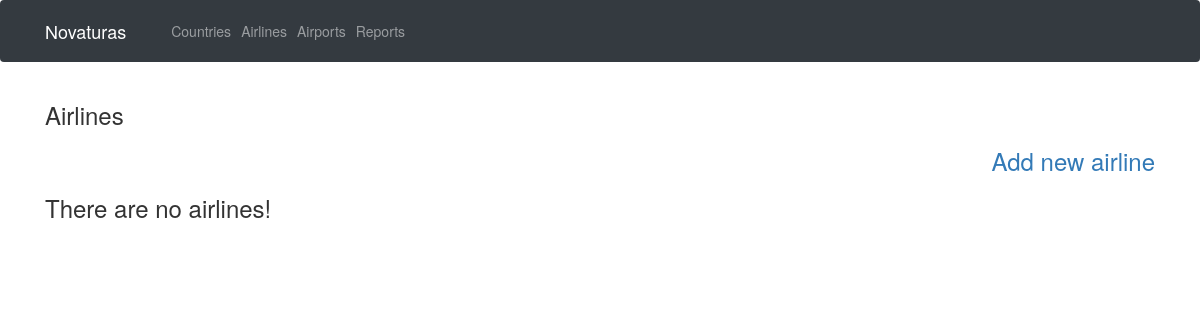
/airlines.php, run on an earlier commit of the app's database.
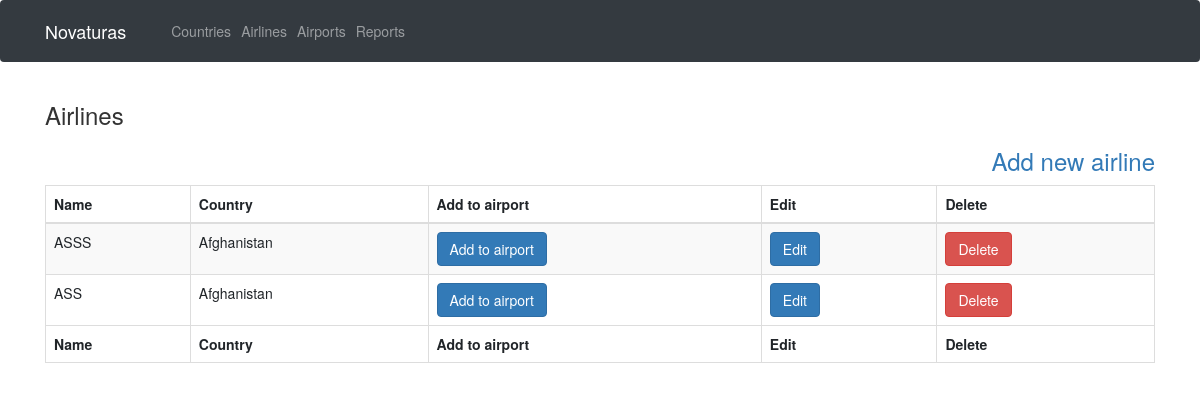
And on a later commit of the database.
### tables this page shows
CREATE TABLE `airlines` (
  `id` int(11) NOT NULL,
  `name` varchar(100) NOT NULL,
  `countryId` int(11) NOT NULL
);

CREATE TABLE `country` (
  `id` int(11) NOT NULL,
  `iso` varchar(100) NOT NULL,
  `name` varchar(100) NOT NULL
);

### sql.php (called while the page is built, shortened)
<?php include_once 'includes/database.php';
function devintasSql($dbc)
{
    $sql = "SELECT * FROM airlines";
    return mysqli_query($dbc, $sql);
}
function desimtasSql($dbc, $countryIDs)
{
    $sql = "SELECT name FROM country WHERE id='" . $countryIDs . "'";
    return mysqli_query($dbc, $sql);
}

### airlines.php (the view, shortened to what this page needs)
<?php
include_once 'includes/header.php';
include_once 'includes/database.php';
include_once 'sql.php';
?>
<div class="container">
<h3>Airlines</h3>
<div align="right">
<a href="addAirlines.php"><h3>Add new airline</h3></a>
</div>
<?php
$resultAirline = devintasSql($dbc);
if (mysqli_num_rows($resultAirline) > 0) {
    ?>
    <table id="myTable" class="table table-striped table-bordered" >
        <thead>
          <tr>
            <th>Name</th>
            <th>Country</th>
            <th>Add to airport</th>
            <th>Edit</th>
            <th>Delete</th>
          </tr>
        </thead>
        <tfoot>
            <tr>
                <th>Name</th>
                <th>Country</th>
                <th>Add to airport</th>
                <th>Edit</th>
                <th>Delete</th>
            </tr>
        </tfoot>
        <tbody>
        <?php
        while ($row = mysqli_fetch_assoc($resultAirline)) {
        ?>
            <tr>
                <td><?php echo $row['name']; ?></td>
                <?php
        $countryIDs = $row['countryId'];
        $result = desimtasSql($dbc, $countryIDs);
        $row = $result->fetch_array();
        $name = $row['name'];
        ?>
                                  <td><?php echo $name; ?></td>
                                  <td>
                                      <a href="edit.php?airlineForAirport=<?php echo $_SESSION['id'] ?>"
                                         class="btn btn-primary">Add to airport</a>
                                  </td>
                                  <td>
                                      <a href="edit.php?editAirlines=<?php echo $_SESSION['id'] ?>"
                                         class="btn btn-primary">Edit</a>
                                  </td>
                                  <td>
                                      <a href="delete.php?deleteAirlines=<?php echo $_SESSION['id']; ?>"
                                         class="btn btn-danger">Delete</a>
                                  </td>
                            </tr>
                            <?php
}
} else {
    ?><h3>There are no airlines!</h3><?php
}
?>
        </tbody>
    </table>
</div>
<?php
include_once 'includes/footer.php';
?>

What changed in the data, as far as the page shows it:
added airlines: name "ASSS", countryId.name "Afghanistan"
added airlines: name "ASS", countryId.name "Afghanistan"
Also different on the page:
text no longer shown: "There are no airlines!"
text now shown: "Name Country Add to airport Edit Delete Name Country Add to airport Edit Delete"
